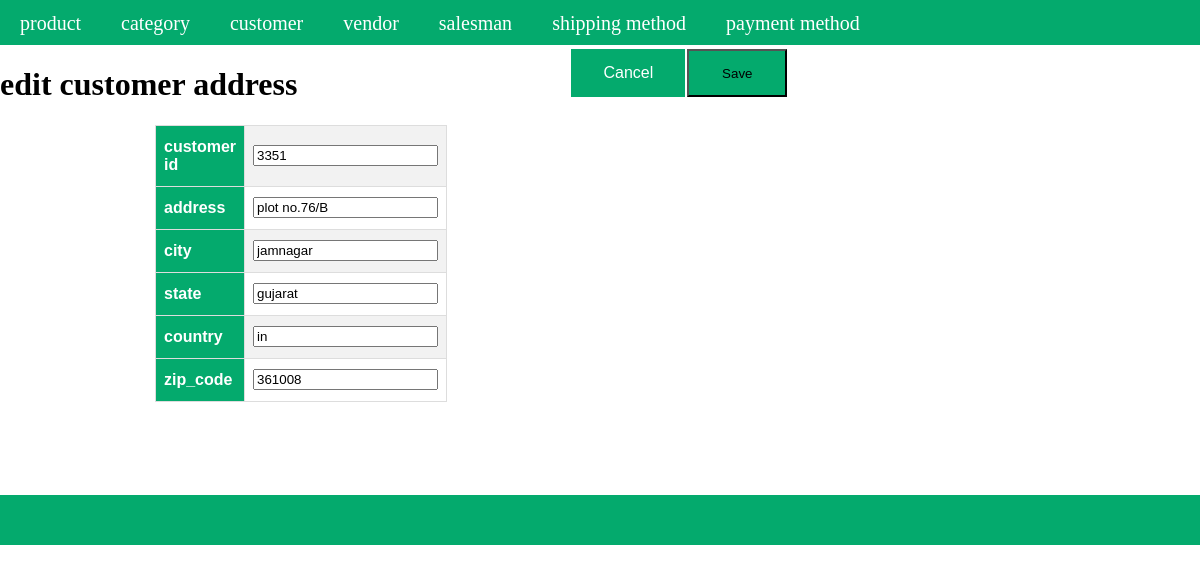
Page /index.php?a=edit&c=customer_address&customer_id=3344&customer_id=3351 on the committed database.
### tables this page shows
CREATE TABLE `customer_address` (
  `address_id` int(11) NOT NULL,
  `address` varchar(255) NOT NULL,
  `city` varchar(255) NOT NULL,
  `state` varchar(255) NOT NULL,
  `country` varchar(255) NOT NULL,
  `zip_code` int(6) NOT NULL,
  `created_at` datetime NOT NULL DEFAULT current_timestamp(),
  `updated_at` datetime DEFAULT NULL,
  `customer_id` int(11) NOT NULL
);

### Controller/Core/Action.php (called while the page is built, shortened)
<?php
class Controller_Core_Action
{
	public function getTemplete($templetePath)
	{
		require_once "View".DS.$templetePath;
	}
}
?>

### Controller/Customer/Address.php (called while the page is built, shortened)
<?php
require_once 'Controller/Core/Action.php';
class Controller_Customer_Address extends Controller_Core_Action
{
	protected $customerAddress = [];
	protected $modelCustomerAddress = null;
	public function editAction()
	{
		$request = $this->getRequest();
		$customerId=(int) $request->getParam('customer_id');
		$modelCustomerAddress =$this->getModelCustomerAddress();
		$id['customer_id'] = $customerId;
		$customerAddress =$modelCustomerAddress->fetchrow($id);
		$this->getTemplete('customer_address/edit.phtml');
	}
    public function getCustomerAddress()
    {
        return $this->customerAddress;
    }
    public function setCustomerAddress($customerAddress)
    {
        $this->customerAddress = $customerAddress;
        return $this;
    }
    public function getModelCustomerAddress()
    {
        if (!$this->modelCustomerAddress) {
    	$this->modelCustomerAddress = new Model_CustomerAddress();
    	}
        return $this->modelCustomerAddress;
    }
}
?>

### Controller/Core/Front.php (called while the page is built, shortened)
<?php
class Controller_Core_Front
{
	public function getRequest()
	{
		$request = new Model_Core_Request();
		return $request;
	}
	public function init()
	{
		$request = $this->getRequest();
		$action = $request->getActionName().'Action';
		$Controller = new $controllerClassName();
		$Controller->$action();
	}
}
?>

### index.php (called while the page is built, shortened)
<?php
require_once 'Controller/Core/Front.php';
class Ccc
{
	public static function init()
	{
		$front = new Controller_Core_Front();
		$front->init();
	}
}
Ccc::init();
?>

### Model/Core/Adapter.php (called while the page is built, shortened)
<?php
class Model_core_Adapter{
	public $servername="localhost";
	public $username="root";
	public $password="";
	public $dbname ="project-krushal-vataliya";
   public $connect = null;
	public function connect(){
      if($this->connect == null)
      {
		$this->connect = mysqli_connect($this->servername, $this->username, $this->password ,$this->dbname);
      }
      return $this->connect;
	   }
   public function fetchRow($query){
   	$connect =$this->connect();
   	$result =$connect->query($query);
   		return $result->fetch_assoc();
   }
}
?>

### Model/Core/Table.php (called while the page is built, shortened)
<?php
require_once 'Model/Core/Adapter.php';
class Model_Core_Table
{
	public $tableName = null;
	public function getAdapter()
	{
		$adapter = new Model_Core_Adapter();
		return $adapter;
	}
    public function setTableName($tableName)
    {
        $this->tableName = $tableName;
        return $this;
    }
	public function fetchRow($id, $query = null)
	{
		$adapter = $this->getAdapter();
		if(is_array($id))
		{
			$where = [];
			if(count($id) == 1)
			{
			foreach ($id as $key => $value) {
			$where [] =" `$key` = '{$value}'" ;
			}
			$sql ="SELECT * FROM `{$this->tableName}` WHERE ".implode(' ', $where);
			}
			else
			{
			foreach ($id as $key => $value)
			{
				$where [] =" `$key` = '$value'" ;
			}
			$sql ="SELECT * FROM `{$this->tableName}` WHERE " .implode('AND', $where) ;
			}
		}
		$result = $adapter->fetchRow($sql);
		return $result;
	}
}
?>

### View/customer_address/edit.phtml (the view, shortened to what this page needs)
<?php
$address = $this->getCustomerAddress();
?>
<!DOCTYPE html>
<html>
    <head>
        <link rel="stylesheet" href="Model/Skin/css/style.css">
    </head>
    <body>
        <?php require_once "View/html/header.phtml" ?>
        <div class="flx"><div><h1> edit customer address</h1></div><div><button class="button  "style=" margin-left: 274px;"><a  class="add" href="http://localhost/project-krushal-vataliya/index.php?a=grid&c=customer_address&customer_id=3344">
        Cancel
        </a></button></div> <div class=""> <form action="http://localhost/project-krushal-vataliya/index.php?a=update&c=customer_address&customer_id=3344" method="POST"><input id="formbutton1" class="formbutton" type="submit" value="Save"></td></div></div>
        <table id="product">
            <tr>
                <th> customer id</th>
                <td><input type="number" id="address_id" name="address[customer_id]" value="<?php echo $address['customer_id']?>"></td>
            </tr>
            <tr>
                <th> address</th>
                <td><input type="text" id="address" name="address[address]" value="<?php echo $address['address']?>"></td>
            </tr>
            <tr>
                <th> city</th>
                <td><input type="text" id="city" name="address[city]" value="<?php echo $address['city']?>"></td>
            </tr>
            <tr>
                <th> state</th>
                <td><input type="text" id="state" name="address[state]" value="<?php echo $address['state']?>"></td>
            </tr>
            <th> country</th>
            <td><input type="text" id="country" name="address[country]" value="<?php echo $address['country']?>"></td>
        <tr>
            <th> zip_code</th>
            <td><input type="number" id="zip_code" name="address[zip_code]" value="<?php echo $address['zip_code']?>"></td>
        </tr>
</table>
<?php require_once "View/html/footer.phtml" ?>
</body>
</html>

### Model/Skin/css/style.css (style rules this page uses)
body { display: block; margin: 0px;justify-content: center; }
.flx { display: flex; }
#product { font-family: Arial, Helvetica, sans-serif; border-collapse: collapse; width: 25px; margin-left: 155px; }
#product td, #product th { border: 1px solid #ddd; padding: 8px; }
#product tr:nth-child(odd) { background-color: #f2f2f2; }
#product th { padding-top: 12px; padding-bottom: 12px; text-align: left; background-color: #04AA6D; color: white; }
.button { border: none; color: white; padding: 15px 32px; text-align: center; text-decoration: none; display: inline-block; font-size: 16px; margin: 4px 2px; cursor: pointer; background-color:#04aa6d; }
.add { text-decoration: none; color: white; }
.formbutton { height: 48px; width: 100px; background-color:#04aa6d; text-align: center; text-decoration-color: white; margin-top: 4px; }
#formbutton1 { height: 48px; width: 100px; background-color:#04aa6d; text-align: center; text-decoration-color: white; margin-top: 4px; }

### rows in the picture
customer_address: customer "3351", address "plot no.76/B", city "jamnagar", state "gujarat", country "in", zip_code "361008"
